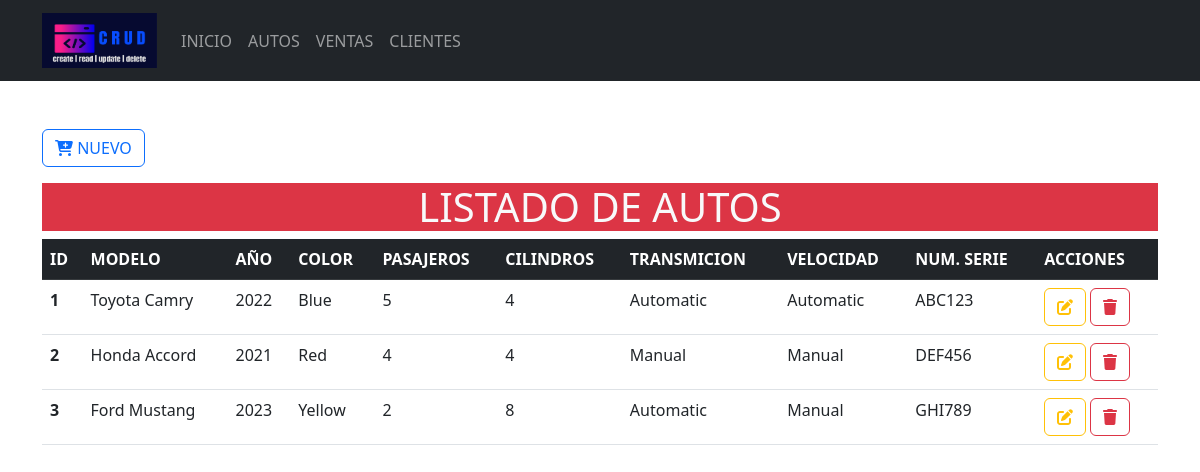
The page /Formularios/productos/index.php on the database its author committed.
### tables this page shows
CREATE TABLE `autos` (
  `id_autos` INT(11) PRIMARY KEY AUTO_INCREMENT,
  `modelo` VARCHAR(50) NOT NULL,
  `año` VARCHAR(50) NOT NULL,
  `color` VARCHAR(50) NOT NULL,
  `pasajeros` int(2) NOT NULL,
  `cilindros` int(2) NOT NULL,
  `transmicion` VARCHAR(50) NOT NULL,
  `velocidad` VARCHAR(50) NOT NULL,
  `m_serie` VARCHAR(50) NOT NULL
);

### Formularios/productos/index.php (the view, shortened to what this page needs)
<?php
include_once("../../config/conexion.php");
?>
<!doctype html>
<html lang="es">
<head>
    <link rel="stylesheet" href="<?php echo base_url; ?>css/bootstrap.min.css">
</head>
<body>
    <header>
        <nav class="navbar navbar-expand-lg bg-dark" data-bs-theme="dark">
            <div class="container">
                <a class="navbar-brand" href="<?php echo base_url; ?>">
                    <img src="<?php echo base_url; ?>img/logo.png" alt="logo" height="55" width="115">
                </a>
                <div class="collapse navbar-collapse" id="mi-menu">
                    <ul class="navbar-nav">
                        <li class="nav-item">
                            <a class="nav-link" href="<?php echo base_url; ?>">INICIO</a>
                        </li>
                        <li class="nav-item">
                            <a class="nav-link" href="<?php echo base_url; ?>Formularios/productos/index.php">AUTOS</a>
                        </li>
                        <li class="nav-item">
                            <a class="nav-link"
                                href="<?php echo base_url; ?>Formularios/categorias/index.php">VENTAS</a>
                        </li>
                        <li class="nav-item">
                            <a class="nav-link" href="<?php echo base_url; ?>Formularios/marcas/index.php">CLIENTES</a>
                        </li>
                    </ul>
                </div>
            </div>
        </nav>
    </header>
    <div class="container-lg mt-5">
        <a href="crear.php" type="button" class="btn btn-outline-primary mb-3">
            <i class="fa-solid fa-cart-plus fa-beat"></i>
            NUEVO
        </a>
        <h1 class="text-center bg-danger text-light">LISTADO DE AUTOS</h1>
        <div class="table-responsive-sm">
            <table class="table table-hover">
                <thead class="table-dark">
                    <tr>
                        <th scope="col">ID</th>
                        <th scope="col">MODELO</th>
                        <th scope="col">AÑO</th>
                        <th scope="col">COLOR</th>
                        <th scope="col">PASAJEROS</th>
                        <th scope="col">CILINDROS</th>
                        <th scope="col">TRANSMICION</th>
                        <th scope="col">VELOCIDAD</th>
                        <th scope="col">NUM. SERIE</th>
                        <th scope="col">ACCIONES</th>
                    </tr>
                </thead>
                <tbody>
                    <?php
                    $sql = $conexion->query("SELECT * FROM autos");
                    while ($resultado = $sql->fetch_assoc()) {
                        ?>
                        <tr>
                            <th scope="row">
                                <?php echo $resultado['id_autos']; ?>
                            </th>
                            <td>
                                <?php echo $resultado['modelo']; ?>
                            </td>
                            <td>
                                <?php echo $resultado['año']; ?>
                            </td>
                            <td>
                                <?php echo $resultado['color']; ?>
                            </td>
                            <td>
                                <?php echo $resultado['pasajeros']; ?>
                            </td>
                            <td>
                                <?php echo $resultado['cilindros']; ?>
                            </td>
                            <td>
                                <?php echo $resultado['transmicion']; ?>
                            </td>
                            <td>
                                <?php echo $resultado['velocidad']; ?>
                            </td>
                            <td>
                                <?php echo $resultado['m_serie']; ?>
                            </td>
                            <td>
                                <a href="<?php echo base_url; ?>Formularios/productos/actualizar.php?id_autos=<?php echo $resultado['id_autos']; ?>"
                                    class="btn btn-outline-warning">
                                    <i class="fa-solid fa-pen-to-square fa-beat"></i>
                                </a>
                                <a href="<?php echo base_url; ?>CRUDP/eliminarDatos.php?id_autos=<?php echo $resultado['id_autos']; ?>"
                                    class="btn btn-outline-danger">
                                    <i class="fa-solid fa-trash fa-beat"></i>
                                </a>
                            </td>
                        </tr>
                        <?php
                    }
                    ?>
                </tbody>
            </table>
        </div>
    </div>
</body>
</html>

### rows shown on the page
autos: id_autos "1", modelo "Toyota Camry", año "2022", color "Blue", pasajeros "5", cilindros "4", transmicion "Automatic", velocidad "Automatic", m_serie "ABC123"
autos: id_autos "2", modelo "Honda Accord", año "2021", color "Red", pasajeros "4", cilindros "4", transmicion "Manual", velocidad "Manual", m_serie "DEF456"
autos: id_autos "3", modelo "Ford Mustang", año "2023", color "Yellow", pasajeros "2", cilindros "8", transmicion "Automatic", velocidad "Manual", m_serie "GHI789"
